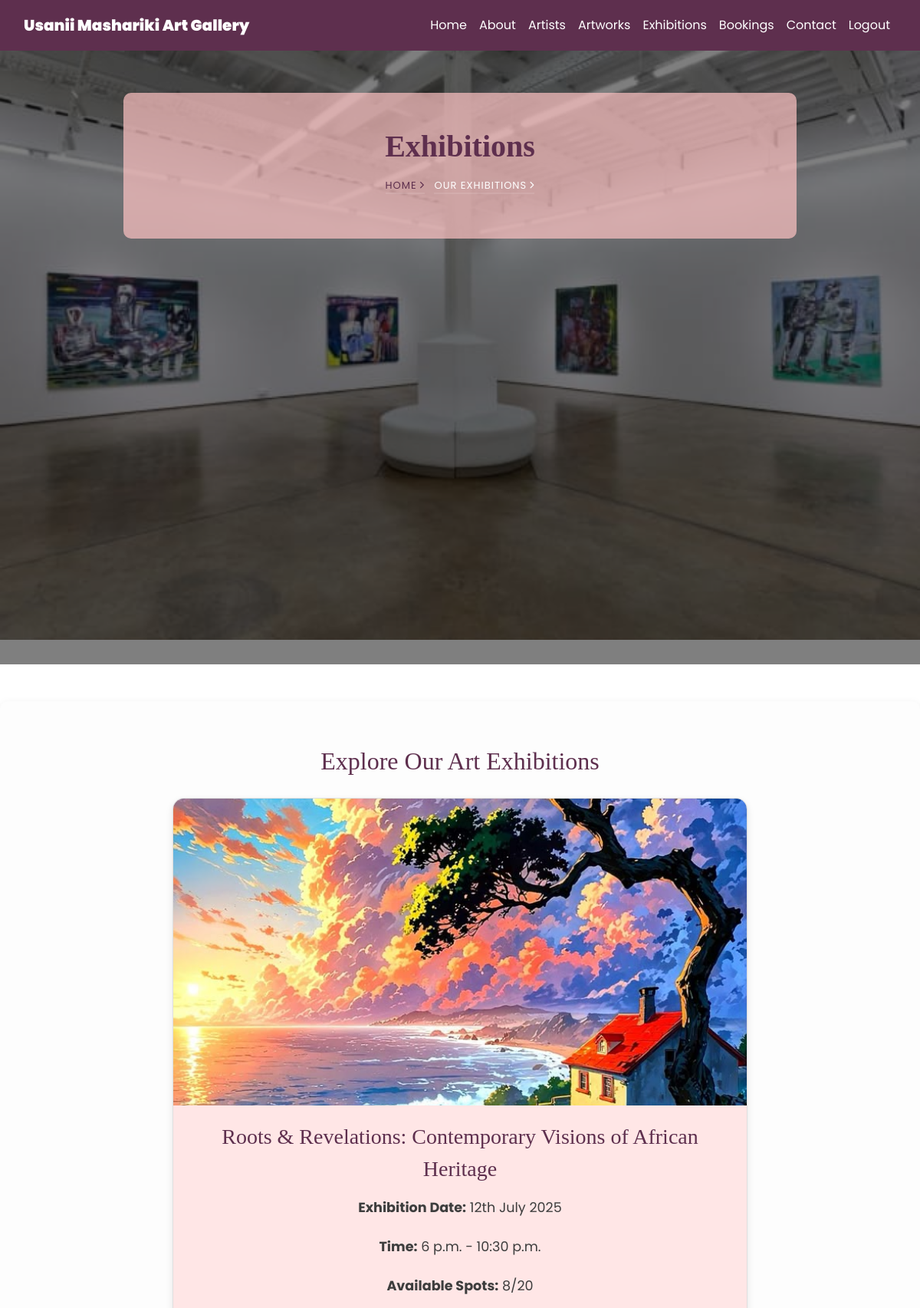
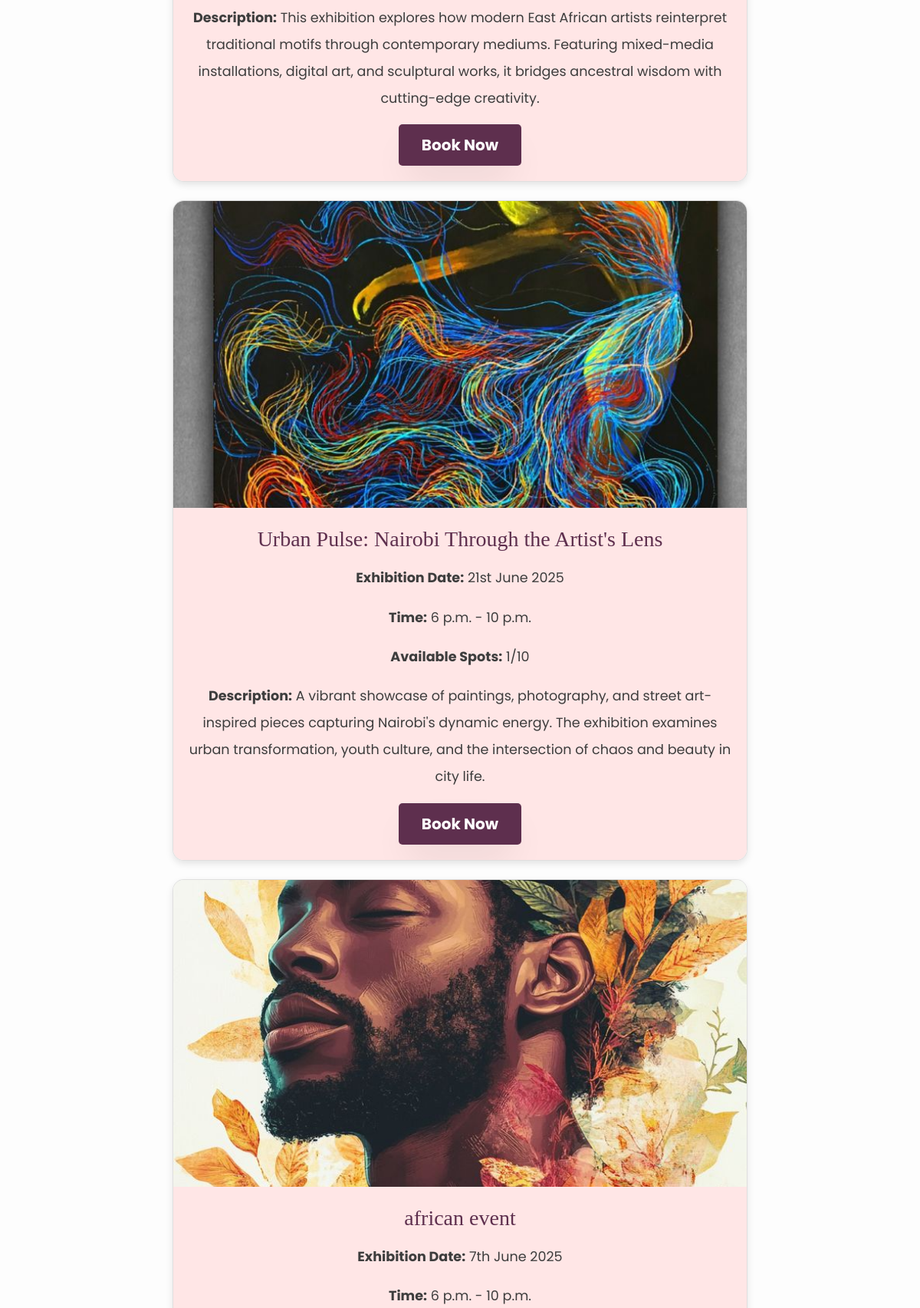
Page /exhibitions/ (signed in, upper part) on the committed database (2 pictures, top to bottom).
### usanii/models.py (models this page shows, shortened)
class Exhibition(models.Model):
    title = models.CharField(max_length=255)
    image = models.ImageField(upload_to='exhibitions/')
    date = models.CharField(max_length=200, default='Saturday')
    description = models.TextField(max_length=1000, default='This is an exhibition')
    start_time = models.TimeField(
        help_text="Format: HH:MM (24-hour format), e.g. 18:00 for 6 PM"
    )
    end_time = models.TimeField(
        help_text="Format: HH:MM (24-hour format), e.g. 21:00 for 9 PM"
    )
    max_capacity = models.PositiveIntegerField(default=50)
    current_attendees = models.PositiveIntegerField(default=0)
    created_at = models.DateTimeField(default=timezone.now)  # Added for better reporting
    booking_date = models.DateTimeField(default=timezone.now)
    class Meta:
        verbose_name = "Exhibition"
        verbose_name_plural = "Exhibitions"
        ordering = ['-created_at']  # Newest exhibitions first

### usanii/views.py (the view)
# urls.py: path('exhibitions/', views.exhibitions, name='exhibitions'),
def exhibitions(request):
    exhibitions = Exhibition.objects.all()
    for exhibition in exhibitions:
        exhibition.bookings_count = Booking.objects.filter(exhibition=exhibition).count()
        exhibition.available_spots = exhibition.max_capacity - exhibition.bookings_count
        exhibition.is_full = exhibition.bookings_count >= exhibition.max_capacity
    return render(request, "exhibitions.html", {
        "exhibitions": exhibitions,
        "footer": Footer.objects.all()
    })

### usanii/templates/exhibitions.html (shortened to what this page needs)
{% extends 'common.html' %}
{% load static %}
{% block body %}
<section class="hero-wrap hero-wrap-2" style="background-image: url('{% static 'images/art8.jpg' %}'); height: 100vh; background-size: cover;" data-stellar-background-ratio="0.5">
  <div class="overlay"></div>
  <div class="container">
    <div class="row no-gutters slider-text align-items-center justify-content-center">
      <div class="col-md-9 ftco-animate text-center" style="background: rgba(255, 196, 196, 0.7); border-radius: 10px; padding: 40px;">
        <h1 class="mb-2 bread" style="font-family: 'Georgia', serif; color: #5e2f4e;">Exhibitions</h1>
        <p class="breadcrumbs" style="color: #5e2f4e;"><span class="mr-2"><a href="{% url 'home' %}" style="color: #5e2f4e;">Home <i class="ion-ios-arrow-forward"></i></a></span> <span>Our Exhibitions <i class="ion-ios-arrow-forward"></i></span></p>
      </div>
    </div>
  </div>
</section>
<div class="container my-5" style="background: #fdfdfd; padding: 30px; border-radius: 10px; box-shadow: 0px 4px 12px rgba(0, 0, 0, 0.1);">
    <h2 class="text-center my-4" style="font-family: 'Georgia', serif; color: #5e2f4e;">Explore Our Art Exhibitions</h2>
    <div class="row justify-content-center">
        {% for exhibition in exhibitions %}
        <div class="col-md-8 mb-4">
            <div class="card" style="border-radius: 15px; box-shadow: 0 4px 10px rgba(0, 0, 0, 0.1); overflow: hidden;">
                <img src="{{ exhibition.image.url }}" class="card-img-top" alt="{{ exhibition.title }}" style="height: 400px; width: 100%; object-fit: cover;">
                <div class="card-body text-center" style="background-color: #ffe6e6;">
                    <h3 class="card-title" style="font-family: 'Georgia', serif; color: #5e2f4e;">{{ exhibition.title }}</h3>
                    <p class="card-text" style="color: #3d3d3d; font-size: 1.1rem;"><strong>Exhibition Date:</strong> {{ exhibition.date }}</p>
                    <p class="card-text" style="color: #3d3d3d; font-size: 1.1rem;"><strong>Time:</strong> {{ exhibition.start_time }} - {{ exhibition.end_time }}</p>
                    <p class="card-text" style="color: #3d3d3d; font-size: 1.1rem;"><strong>Available Spots:</strong> {{ exhibition.available_spots }}/{{ exhibition.max_capacity }}</p>
                    <p class="card-text" style="color: #3d3d3d; font-size: 1.1rem;"><strong>Description:</strong> {{ exhibition.description }}</p>
                    <button class="btn btn-lg btn-primary book-btn" style="background-color: #5e2f4e; border: none; border-radius: 5px; padding: 12px 30px; font-weight: bold;"
                            data-exhibition-id="{{ exhibition.id }}" {% if exhibition.is_full %}disabled{% endif %}>
                        {% if exhibition.is_full %}Fully Booked{% else %}Book Now{% endif %}
                    </button>
                </div>
            </div>
        </div>
        {% endfor %}
    </div>
</div>
{% endblock %}

### usanii/templates/common.html (style rules this page uses)
body { background-color: #FFFFFF; font-family: 'Poppins', sans-serif; }
.btn, .form-control.submit { background-color: #88B04B; color: white; }

### rows in the picture
Exhibition: image (picture), title "Roots & Revelations: Contemporary Visions of African Heritage", date "12th July 2025", start_time "6 p.m.", end_time "10:30 p.m.", available_spots "8", max_capacity "20", description "This exhibition explores how modern East African artists reinterpret traditional motifs through contemporary mediums. Featuring mixed-media installations, digital art, and sculptural works, it bridges ancestral wisdom with cutting-edge creativity.", shows "Book Now"
Exhibition: image (picture), title "Urban Pulse: Nairobi Through the Artist's Lens", date "21st June 2025", start_time "6 p.m.", end_time "10 p.m.", available_spots "1", max_capacity "10", description "A vibrant showcase of paintings, photography, and street art-inspired pieces capturing Nairobi's dynamic energy. The exhibition examines urban transformation, youth culture, and the intersection of chaos and beauty in city life.", shows "Book Now"
Exhibition: image (picture), title "african event", date "7th June 2025", start_time "6 p.m.", end_time "10 p.m."
